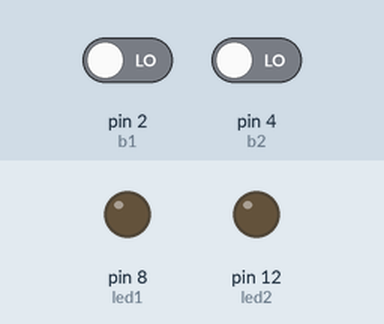
Recording of a sketch running on a simulated Arduino Uno, built with avr-gcc and run on an emulated ATmega328P. Shown: output pins drawn as LEDs (lit = HIGH). Dashed ring = blinking. Inputs (shaded band) come from the test bench; at power-on: pin 2 (b1) LOW, pin 4 (b2) LOW.

Above: at 1.2 s.
1.3 s: pin 2 (b1) driven HIGH
At 1.51 s:
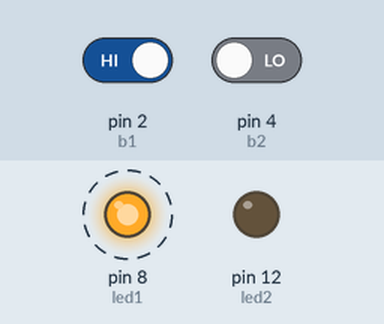
4.3 s: pin 4 (b2) driven HIGH
At 4.51 s:
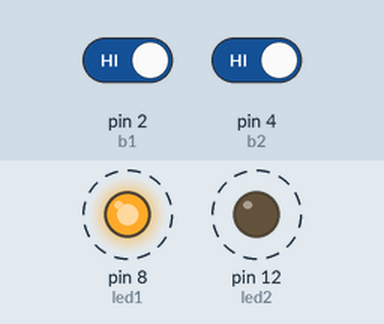
7.3 s: pin 4 (b2) driven LOW
At 7.51 s:
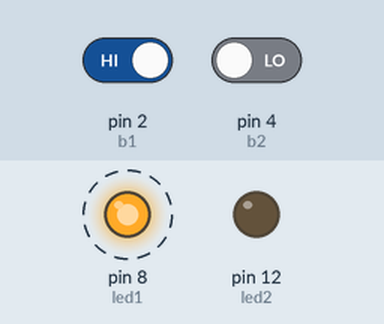
10.3 s: pin 2 (b1) driven LOW
At 10.3 s:
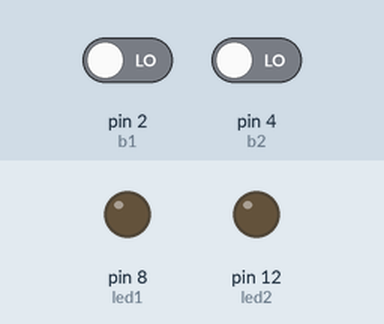
Timing chart, 0 to 12.8 s (numbered marks = the images above; inputs shaded):
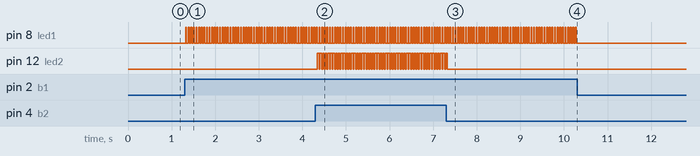

Measured:
- after the input at 1.3 s, pin 8 (led1): alternates HIGH for 0.02 s and LOW for 0.04 s, starting at once
- after the input at 4.3 s, pin 12 (led2): alternates HIGH for 0.04 s and LOW for 0.02 s, starting at once
- after the input at 7.3 s, pin 12 (led2): goes on until 7.3 s, then stays LOW
- after the input at 10.3 s, pin 8 (led1): stops changing and stays LOW

The sketch:

code.ino
```cpp
const int b1=2;
const int b2=4;
const int led1=8;
const int led2=12;
int b1state=0;
int b2state=0;
void setup()
{
    pinMode(b1,INPUT);
    pinMode(b2,INPUT);
    pinMode(led1,OUTPUT);
    pinMode(led2,OUTPUT);
}
void loop()
{
    b1state=digitalRead(b1);
    b2state=digitalRead(b2);

        if(b1state==HIGH)
        digitalWrite(8,HIGH);
  		delay(20);
 	    digitalWrite(8,LOW);

        if(b2state==HIGH)
        digitalWrite(12,HIGH);
  		delay(40);
  		digitalWrite(12,LOW);


}
```
